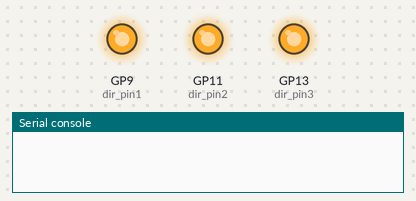
Simulated run of this program. Board: Raspberry Pi Pico running MicroPython. Parts: output pins drawn as LEDs (lit = HIGH), the last lines printed to the serial console. Pins used as bus, display or sensor lines are not drawn.

Above: at 3.1 s.
At 9.5 s:
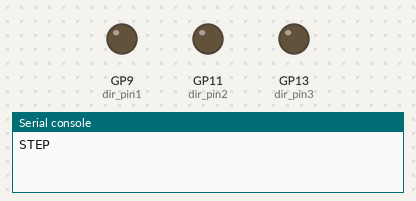
Timing chart, 0 to 16.6 s (numbered marks = the images above):
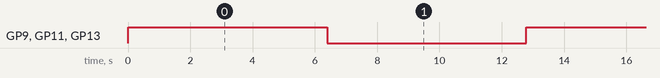

Measured:
- by itself, GP9 (dir_pin1), GP11 (dir_pin2), GP13 (dir_pin3): alternates HIGH for 6.4 s and LOW for 6.4 s

The program:

main.py
```python
from machine import Pin, Timer
import utime

## Pump 6
dir_pin1 = Pin(9, Pin.OUT)
step1 = Pin(8, Pin.OUT)

## Pump 7
dir_pin2 = Pin(11, Pin.OUT)
step2 = Pin(12, Pin.OUT)

## Syringe
dir_pin3 = Pin(13, Pin.OUT)
step3 = Pin(10, Pin.OUT)

dir_pin1.value(1)
dir_pin2.value(1)
dir_pin3.value(1)

def stepOne():
    step1.high()
    step2.high()
    step3.high()
    utime.sleep(0.001)
    step1.low()
    step2.low()
    step3.low()


while True:
    for i in range(3000): ## At 1/8 steps (MS1 0, MS2 0), 3000 steps = 3000steps/200steps/rev*1/8steps*2mm/step = 3.75mm
        stepOne()
        utime.sleep(0.001)
    dir_pin1.toggle()
    dir_pin2.toggle()
    dir_pin3.toggle()
    print("STEP ")
```
